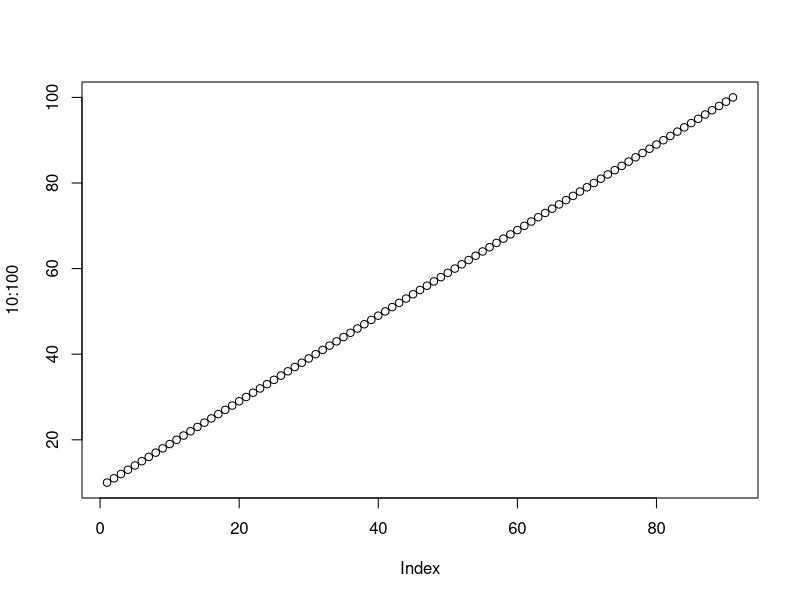
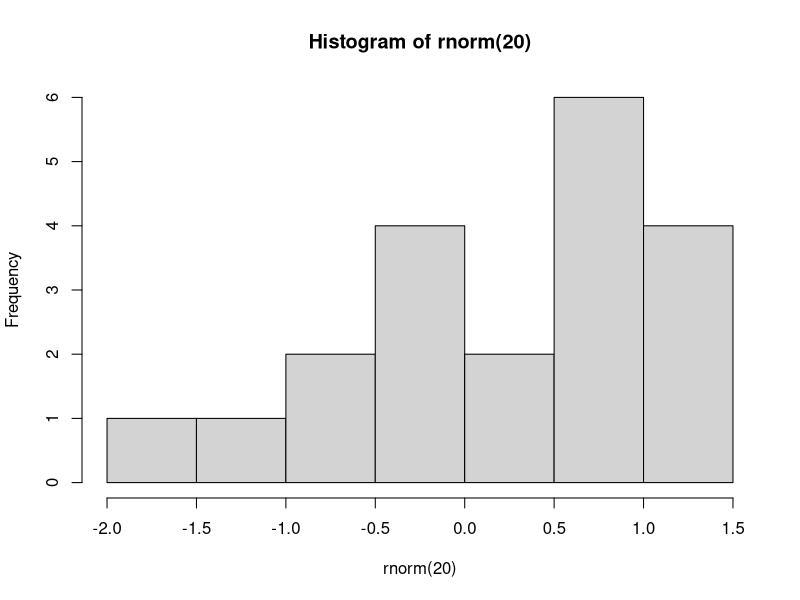

Here is the R script that generated these plots, in order:
# R Language Sample

# To run scripts press Ctrl or Alt + Enter

# Print
print('Hello world');


# Plot Graphcs
plot(10:100)
hist(rnorm(20))


# packages Install
install.packages("ggplot2");

# load package
library(ggplot2);